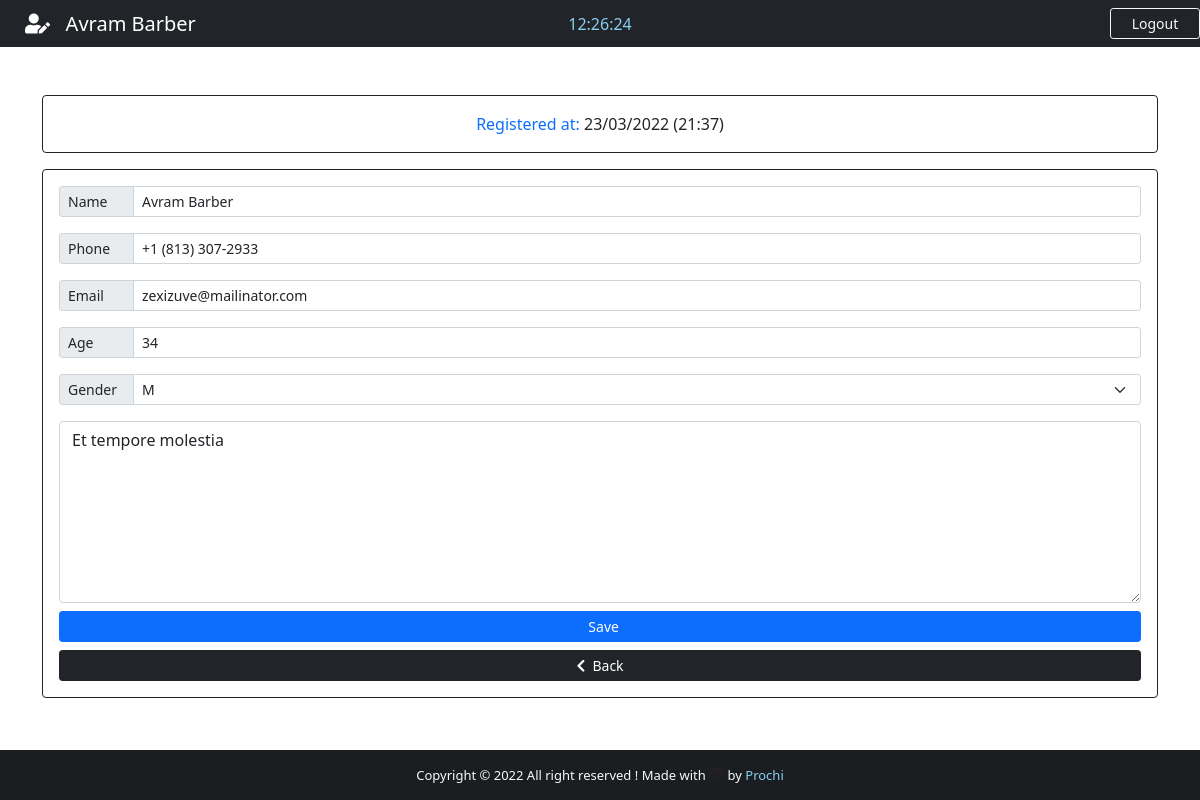
The page /patient/1/ (signed in) on the database its author committed.
### base/models.py (models this page shows, shortened)
class Patient(models.Model):
    GENDER = (
        ('M', 'M'),
        ('F', 'F')
    )
    id = models.IntegerField(primary_key=True)
    name = models.CharField(max_length=40)
    phone = models.CharField(max_length=20)
    email = models.CharField(max_length=40)
    age = models.CharField(max_length=3)
    gender = models.CharField(max_length=1, null=True, choices=GENDER)
    note = models.TextField(blank=True)
    created_at = models.DateTimeField(auto_now_add=True)

### base/views.py (the view)
# urls.py: path('patient/<str:patient_id>/', views.patient, name="patient"),
@cache_control(no_cache=True, must_revalidate=True, no_store=True)
@login_required(login_url='login')
def patient(request, patient_id):
    patient = Patient.objects.get(id = patient_id)
    if patient != None:
        return render(request, "base/edit.html", {'patient':patient})

### base/templates/base/edit.html (shortened to what this page needs)
{% extends 'base/add.html' %}
{% block nav-content %}
<i class="fas fa-user-edit"></i>&nbsp;&nbsp; {{ patient.name }}
{% endblock nav-content %}
{% block card-title %}
Registered at: <span class="text-dark">{{ patient.created_at | date:'d/m/Y (H:i)' }}</span>
{% endblock card-title %}
{% block Btn-add %}
&nbsp;&nbsp;Save
{% endblock Btn-add %}
{% block Action %} action="/edit_patient/" {% endblock Action %}
{% block Value-name %} value="{{ patient.name }}" {% endblock Value-name %}
{% block Value-phone %} value="{{ patient.phone }}" {% endblock Value-phone %}
{% block Value-email %} value="{{ patient.email }}" {% endblock Value-email %}
{% block Value-age %} value="{{ patient.age }}" {% endblock Value-age %}
{% block option %}
<option style="background-color: #d3d3d3; color: #007bff;">{{ patient.gender }}</option>
{% endblock option %}
{% block note %}{{ patient.note }}{% endblock note %}

### base/templates/base/add.html (shortened to what this page needs)
{% extends 'main.html' %}
{% block time %}
<div class="col-sm">
    <center>
        <span id="clock" style="color: #89cff0;"></span>
    </center>
</div>
{% endblock time %}
{% block btn-nav %}
<a href="{% url 'logout' %}" class="btn btn-outline-danger btn-sm border-light text-light" id="btn-nav">Logout</a>
{% endblock btn-nav %}
{% block footer %} style="color: #89cff0; text-decoration: none;"{% endblock footer %}
{% block content %}
<div class="container">
    <div class="row">
        <div class="col-lg-12">
            <div class="card card-body border-dark text-primary mt-5">
                <span class="text-center">{% block card-title %} FILL OUT THE FORM BELOW {% endblock card-title %}</span>
            </div>
            <form {% block Action %} action="/add_patient/" {% endblock Action %} method="POST" autocomplete="off" enctype="multipart/form-data" class="card p-3 border-dark mt-3">
                <div class="input-group input-group-sm mb-3">
                    <span class="input-group-text side-label">Name</span>
                    <input type="text" class="form-control" name="name" placeholder="First and Last Name" {% block Value-name %} {% endblock Value-name %}/>
                </div>
                <div class="input-group input-group-sm mb-3">
                    <span class="input-group-text side-label">Phone</span>
                    <input type="phone" class="form-control" name="phone" placeholder="Patient phone" {% block Value-phone %} {% endblock Value-phone %}/>
                </div>
                <div class="input-group input-group-sm mb-3">
                    <span class="input-group-text side-label">Email</span>
                    <input type="email" class="form-control" name="email" placeholder="Patient email" {% block Value-email %} {% endblock Value-email %}/>
                </div>
                <div class="input-group input-group-sm mb-3">
                    <span class="input-group-text side-label">Age</span>
                    <input type="number" class="form-control" name="age" placeholder="Patient age" {% block Value-age %} {% endblock Value-age %}/>
                </div>
                <div class="input-group input-group-sm mb-3">
                    <label class="input-group-text side-label">Gender</label>
                    <select class="form-select" name="gender">
                        {% block option %}{% endblock option %}
                    </select>
                </div>
                <div class="form-group">
                    <textarea class="form-control" name="note" rows="7" placeholder="Description is optional...">{% block note %}{% endblock note %}</textarea>
                </div>
                <div class="d-grid gap-2 mt-2">
                    <button type="submit" class="btn btn-primary btn-sm">
                        {% block Btn-add %}{% endblock Btn-add %}
                    </button>
                    <a href="{% url 'backend' %}" class="btn btn-dark btn-sm">
                        <i class="fas fa-chevron-left"></i>&nbsp;&nbsp;Back
                    </a>
                </div>
            </form>
        </div>
    </div>
</div>
{% endblock content %}

### static/css/style.css (style rules this page uses)
html,body { height:100%; margin: 0; max-width: 100%; overflow: hidden; }
#btn-nav { width: 90px; float: right; margin-left: 25px; }
.side-label { width: 75px; }

### rows shown on the page
Patient: name "Avram Barber", created_at "23/03/2022 (21:37)", phone "+1 (813) 307-2933", email "zexizuve@mailinator.com", age "34", gender "M", note "Et tempore molestia"
